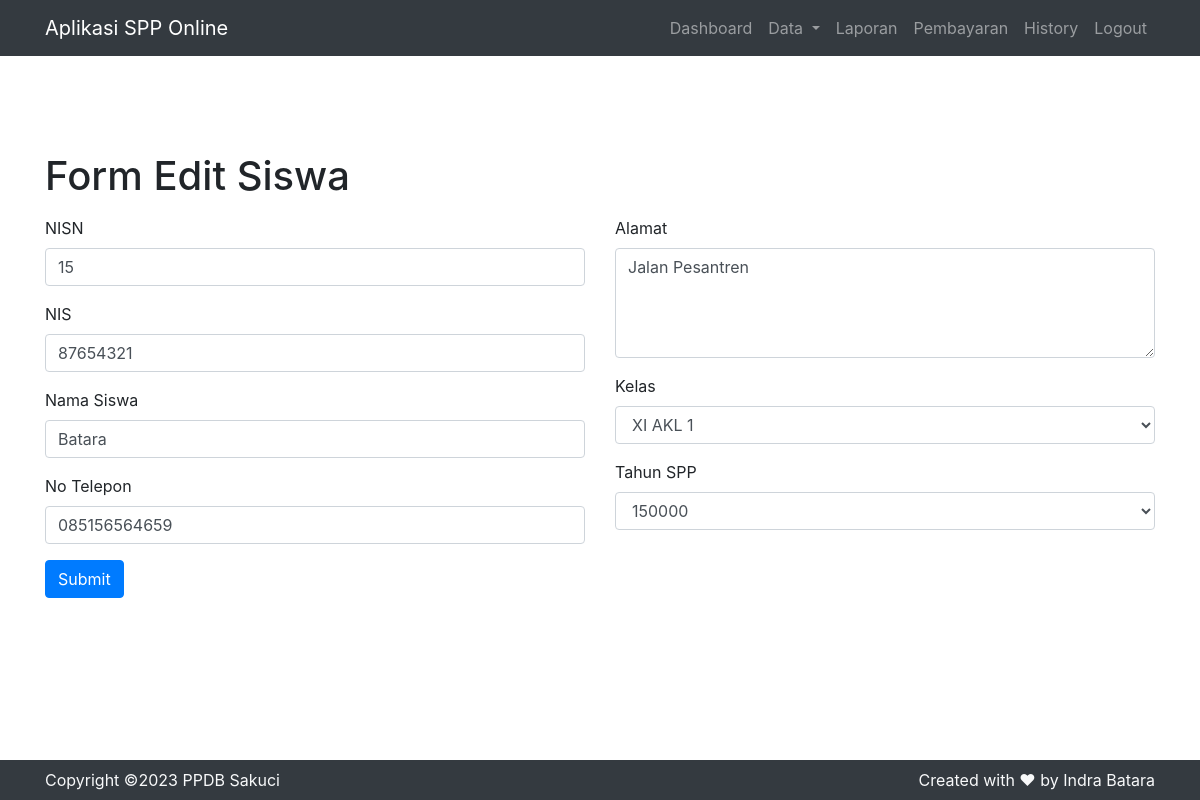
The page /admin.php?page=editsiswa&nisn=15 (signed in) on the database its author committed.
### tables this page shows
CREATE TABLE `siswa` (
  `nisn` char(20) NOT NULL DEFAULT '',
  `nis` char(20) NOT NULL DEFAULT '',
  `nama` varchar(35) NOT NULL,
  `id_kelas` int(10) unsigned NOT NULL,
  `alamat` text NOT NULL,
  `no_telp` varchar(13) NOT NULL,
  `id_spp` int(11) unsigned NOT NULL,
  PRIMARY KEY (`nisn`),
  KEY `siswa_spp` (`id_spp`),
  KEY `siswa_kelas` (`id_kelas`),
  CONSTRAINT `siswa_kelas` FOREIGN KEY (`id_kelas`) REFERENCES `kelas` (`id_kelas`) ON DELETE CASCADE ON UPDATE CASCADE,
  CONSTRAINT `siswa_spp` FOREIGN KEY (`id_spp`) REFERENCES `spp` (`id_spp`) ON DELETE CASCADE ON UPDATE CASCADE
);

CREATE TABLE `kelas` (
  `id_kelas` int(11) unsigned NOT NULL AUTO_INCREMENT,
  `nama_kelas` varchar(30) DEFAULT NULL,
  `kompetensi_keahlian` varchar(30) DEFAULT NULL,
  PRIMARY KEY (`id_kelas`),
  KEY `id_kelas` (`id_kelas`)
);

CREATE TABLE `spp` (
  `id_spp` int(11) unsigned NOT NULL AUTO_INCREMENT,
  `tahun` int(11) NOT NULL,
  `nominal` int(11) NOT NULL,
  PRIMARY KEY (`id_spp`)
);

### system/fungsi.php (called while the page is built, shortened)
<?php
class Fungsi{
    public function kon(){
        $kon = mysqli_connect('localhost', 'root', 'root', 'webku');
        return $kon;
    }
    public function config(){
        $config =
            [
                'home' => 'http://localhost:8888/ujikom/',
                'img' => 'http://localhost:8888/ujikom/img/',
                'nama_sekolah' => 'SMK Sangkuriang 1 Cimahi',
                'app_name' => 'Aplikasi SPP Online'
            ];
        return $config;
    }
    public function kelas(){
        $sql = "SELECT * FROM kelas";
        $query = mysqli_query($this->kon(), $sql);
        while($d = mysqli_fetch_assoc($query)){
            $select[] = $d;
        }
        return $select;
    }
    public function editSiswa($nisn){
        $sql = "SELECT * FROM siswa LEFT JOIN kelas ON siswa.id_kelas=kelas.id_kelas LEFT JOIN spp ON siswa.id_spp=spp.id_spp WHERE nisn='$nisn'";
        $query = mysqli_query($this->kon(), $sql);
        while($d = mysqli_fetch_assoc($query)){
            $hasil[] = $d;
        }
        return $hasil;
    }
}

### user/formeditsiswa.php (the view, shortened to what this page needs)
<div class="container pb-5">
    <h1 class="mb-3">Form Edit Siswa</h1>
    <form action="<?= $config['home'] ?>admin.php?page=updatesiswa" method="post">
    <div class="row">
    <?php
$data = $fungsi->editSiswa($_GET['nisn']);
foreach($data as $d){ ?>
        <div class="col-6">
        <div class="form-group">
        <label>NISN</label>
        <input type="text" name="nisn" class="form-control" value="<?= $d['nisn'];?>">
    </div>
    <div class="form-group">
        <label>NIS</label>
        <input type="text" name="nis" class="form-control" value="<?= $d['nis'];?>">
    </div>
    <div class="form-group">
        <label>Nama Siswa</label>
        <input type="text" name="nama" class="form-control" value="<?= $d['nama'];?>">
    </div>
    <div class="form-group">
        <label>No Telepon</label>
        <input type="text" name="no_telp" class="form-control" value="<?= $d['no_telp'];?>">
    </div>
        </div>
        <div class="col-6">
        <div class="form-group">
        <label>Alamat</label>
        <textarea name="alamat" class="form-control" rows="4"><?= $d['alamat'];?></textarea>
    </div>
    <div class="form-group">
        <label>Kelas</label>
        <select name="id_kelas" class="form-control">
            <option value="<?= $d['id_kelas'];?>"><?= $d['nama_kelas'];?></option>
            <?php
                foreach($fungsi->kelas() as $k){ ?>
                    <option value="<?= $k['id_kelas']; ?>"><?= $k['nama_kelas']; ?></option>
             <?php   }
            ?>
        </select>
    </div>
    <div class="form-group">
        <label>Tahun SPP</label>
        <select name="id_spp" class="form-control">
            <option value="<?= $d['id_spp']; ?>"><?= $d['nominal']; ?></option>
        </select>
    </div>
        </div>
    </div>
    <button type="submit" name="submit" class="btn btn-primary">Submit</button>
    </form>
</div>
<?php
}
?>

### rows shown on the page
siswa: nisn "15", nis "87654321", nama "Batara", no_telp "085156564659", alamat "Jalan Pesantren", id_kelas "XI AKL 1", id_spp "150000"

### other values the page prints
$config['app_name'] "Aplikasi SPP Online"
